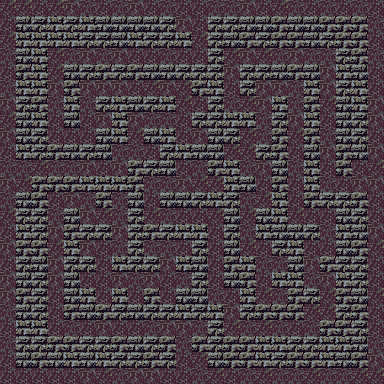

This game map was drawn from its Tiled (.tmx) file and the tilesets committed beside it. A one-line description and the full map source follow:
An orthogonal 24x24 tile map with 16x16 px tiles, 1 tile layer (tile) and 33 objects.

<map version="1.0" tiledversion="1.1.2" orientation="orthogonal" renderorder="right-down" width="24" height="24" tilewidth="16" tileheight="16" infinite="0" nextobjectid="35">
 <tileset firstgid="1" source="tileset.tsx" />
 <layer name="tile" width="24" height="24">
  <data encoding="csv">
8,8,7,8,9,6,7,6,9,7,6,7,7,6,6,9,7,8,6,7,6,7,6,7,
7,5,2,3,2,3,5,5,5,5,2,9,7,2,2,5,5,4,5,5,4,4,4,6,
8,3,3,3,3,2,2,5,3,2,2,3,8,2,5,4,2,4,4,5,2,4,4,7,
6,5,3,8,6,9,6,9,7,7,6,7,7,2,8,9,8,6,9,6,6,2,4,6,
7,4,3,8,5,2,4,2,4,5,5,2,2,2,9,2,2,5,4,5,9,3,5,7,
6,3,3,9,4,9,9,9,7,8,9,8,4,3,7,2,9,9,6,3,9,2,3,7,
9,2,4,6,3,6,2,3,5,2,3,8,7,2,6,8,9,3,6,4,8,5,3,9,
8,5,3,7,5,7,9,3,9,6,6,7,2,2,3,3,6,2,9,3,7,5,2,9,
9,5,2,7,7,7,5,3,8,5,3,7,9,5,2,8,6,4,8,4,6,5,2,7,
7,3,2,4,5,2,5,6,6,7,2,3,5,5,8,8,2,4,7,5,9,4,5,9,
6,6,8,6,6,9,7,9,4,2,5,7,6,4,3,6,9,5,6,3,7,4,7,8,
9,8,4,4,4,3,3,3,4,6,6,9,8,8,3,5,7,4,7,3,6,7,9,9,
6,5,4,7,9,6,4,6,5,7,5,5,2,3,2,6,8,3,7,4,2,2,4,7,
8,2,2,6,5,9,8,6,2,8,6,7,7,8,5,8,5,3,8,7,7,5,2,7,
7,3,2,9,4,2,2,9,2,4,2,3,3,7,2,6,3,5,5,2,6,3,5,9,
9,4,4,8,3,9,7,6,2,6,6,7,2,7,5,8,7,2,3,7,7,5,4,8,
7,2,5,9,2,2,7,3,2,2,9,3,5,7,4,3,6,6,5,9,4,2,2,7,
9,5,2,9,5,7,7,9,6,9,7,6,2,7,5,4,7,3,3,6,9,3,2,7,
9,4,2,7,5,3,7,3,7,4,7,5,5,6,7,3,8,6,4,2,8,4,5,8,
6,5,2,7,4,5,4,2,5,2,2,3,2,3,9,2,4,4,4,8,8,2,4,7,
7,3,3,7,6,7,9,7,7,6,9,9,6,2,8,6,8,6,7,6,4,4,2,7,
6,2,2,4,4,2,2,4,5,2,4,6,4,2,4,4,3,3,2,2,3,3,5,6,
7,5,4,5,3,5,3,2,2,4,2,7,8,5,4,4,3,2,4,4,3,5,4,9,
7,7,7,7,7,9,8,6,9,9,7,7,6,8,7,6,8,6,6,8,6,6,8,8
</data>
 </layer>
 <objectgroup name="furniture">
  <properties>
   <property name="description" value="Someone has carved &quot;Who's laughing now!&quot; on the table." />
  </properties>
  <object id="1" gid="74" x="96" y="128" width="16" height="16" />
  <object id="2" gid="74" x="192" y="112" width="16" height="16" />
  <object id="3" gid="74" x="192" y="144" width="16" height="16">
   <properties>
    <property name="description" value="Pile of skulls. It seems like they are laughing at you.." />
   </properties>
  </object>
  <object id="4" gid="74" x="224" y="160" width="16" height="16" />
  <object id="5" gid="74" x="272" y="272" width="16" height="16">
   <properties>
    <property name="description" value="Pile of skulls. It seems like they are laughing at you.." />
   </properties>
  </object>
  <object id="6" gid="74" x="272" y="304" width="16" height="16">
   <properties>
    <property name="description" value="Pile of skulls. It seems like they are laughing at you.." />
   </properties>
  </object>
  <object id="7" gid="74" x="144" y="256" width="16" height="16">
   <properties>
    <property name="description" value="Pile of skulls. It seems like they are laughing at you.." />
   </properties>
  </object>
  <object id="8" gid="74" x="176" y="256" width="16" height="16">
   <properties>
    <property name="description" value="Pile of skulls. It seems like they are laughing at you.." />
   </properties>
  </object>
  <object id="9" gid="74" x="176" y="288" width="16" height="16" />
  <object id="10" gid="74" x="160" y="304" width="16" height="16" />
  <object id="11" gid="74" x="128" y="304" width="16" height="16" />
  <object id="12" gid="74" x="96" y="304" width="16" height="16" />
  <object id="13" gid="74" x="80" y="288" width="16" height="16" />
  <object id="14" gid="74" x="80" y="256" width="16" height="16" />
  <object id="15" gid="74" x="112" y="208" width="16" height="16" />
  <object id="16" gid="74" x="144" y="160" width="16" height="16" />
  <object id="17" gid="68" x="192" y="176" width="16" height="16" />
  <object id="18" gid="65" x="160" y="192" width="16" height="16" />
  <object id="19" gid="69" x="176" y="32" width="16" height="16">
   <properties>
    <property name="description" value="Urn full of ashes." />
   </properties>
  </object>
  <object id="20" gid="69" x="16" y="192" width="16" height="16">
   <properties>
    <property name="description" value="Urn full of ashes." />
   </properties>
  </object>
  <object id="21" gid="69" x="192" y="368" width="16" height="16">
   <properties>
    <property name="description" value="Urn full of ashes." />
   </properties>
  </object>
  <object id="22" gid="69" x="352" y="176" width="16" height="16">
   <properties>
    <property name="description" value="Broken urn pieces in a pile of ash." />
   </properties>
  </object>
  <object id="23" gid="73" x="336" y="192" width="16" height="16">
   <properties>
    <property name="description" value="Small stones and ash scattered over the floor." />
   </properties>
  </object>
  <object id="24" gid="73" x="320" y="112" width="16" height="16">
   <properties>
    <property name="description" value="Small stones and ash scattered over the floor." />
   </properties>
  </object>
  <object id="25" gid="73" x="224" y="80" width="16" height="16">
   <properties>
    <property name="description" value="Small stones and ash scattered over the floor." />
   </properties>
  </object>
  <object id="26" gid="73" x="288" y="112" width="16" height="16">
   <properties>
    <property name="description" value="Small stones and ash scattered over the floor." />
   </properties>
  </object>
  <object id="27" gid="73" x="304" y="272" width="16" height="16">
   <properties>
    <property name="description" value="Small stones and ash scattered over the floor." />
   </properties>
  </object>
  <object id="28" gid="73" x="176" y="224" width="16" height="16">
   <properties>
    <property name="description" value="Small stones and ash scattered over the floor." />
   </properties>
  </object>
  <object id="29" gid="81" x="256" y="256" width="16" height="16" />
  <object id="30" gid="81" x="160" y="272" width="16" height="16" />
  <object id="31" gid="81" x="176" y="128" width="16" height="16" />
  <object id="32" gid="81" x="256" y="304" width="16" height="16" />
  <object id="34" gid="70" x="176" y="176" width="16" height="16" />
 </objectgroup>
 <objectgroup name="description" />
</map>
